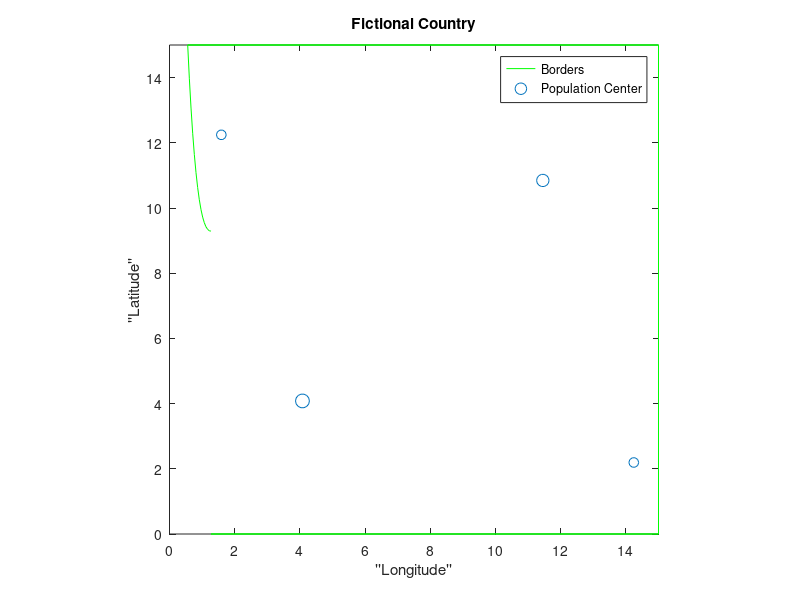

The MATLAB source for this figure: (Note: this script raises an error after producing the figure.)
clc; clear; close all

%% Defining the Coast

% Coefficients of polynomial that define the coastline have been
% predetermined (totally arbitrary, but still predetermined)
coastCoeff = load("coastPolyCoeffs.mat");
alphaStar = coastCoeff.alphaStar;

%The 5th-order polynomial that will define our coast:
coast_line = @(x) alphaStar(1,:) + alphaStar(2,:).*x + alphaStar(3,:).*x.^2 + alphaStar(4,:).*x.^3 ...
    + alphaStar(5,:).*x.^4 + alphaStar(6,:).*x.^5;

%coast_line = @(x) -x+15

upper_bound = 15;
lower_bound = 0;
right_bound = 15;

options = optimset('Display','off');
x_bounds = [0 right_bound];
x_bounds = max(x_bounds, fsolve((@(x) (coast_line(x) - upper_bound)),0,options));
x_bounds = min(x_bounds, fsolve((@(x) (coast_line(x) - lower_bound)),0, options));

fplot(coast_line, x_bounds,'g');
hold on

%%% Defining the borders of the country (just straight lines)

%Define upper border as straight line:
x1 = linspace(x_bounds(1), right_bound,2);
y1 = upper_bound.*ones(length(x1));
plot(x1,y1,'g','HandleVisibility','off')

%Define lower border as straight line:
x2 = linspace(x_bounds(2),right_bound ,2);
y2 = lower_bound.*ones(length(x2));
plot(x2,y2,'g','HandleVisibility','off')

%Define right side boarder as straight line:
xv = right_bound.*ones(2,1);
yv = linspace(lower_bound, upper_bound,length(xv));
plot(xv,yv,'g','HandleVisibility','off')


%% Plot some randomly selected population centers:
popCenters = [4.0783    4.0816;
              1.5899   12.2449;
              11.4516   10.8455;
             14.2416    2.1937;];

populations = [1000, 500, 800, 500];
scatter(popCenters(:,1),popCenters(:,2),populations/10,'b*')

%% Add some titles and labels
legend("Borders","Population Center")
title("Fictional Country")
xlabel("''Longitude''")
ylabel("''Latitude''")
axis([0 right_bound lower_bound upper_bound]) 
axis equal

%% Equation Params
local_weight = 1;
coastal_weight = 1;
pipe_K = 1;
gpm_per_head = 1;

%% Distance To Coast
syms x x0 y0
dist_coast = sqrt((x-x0).^2 + (coast_line(x)-y0).^2);
zeros_dist_cost = diff(dist_coast) == 0;
root_func = matlabFunction(diff(dist_coast));
min_x = solve(zeros_dist_cost,x, 'ReturnConditions',true);

dist_coast_func_helper = @(x,y,x0) sqrt((x0-x).^2 + (coast_line(x0)-y).^2);
dist_coast_func = @(x,y) dist_coast_func_helper(x,y,min_x_func_2(x,y,root_func,x_bounds,coast_line));
%dist_coast_func = @(x,y) dist_coast_func_helper(x,y,min_x_func(x,y,min_x,x_bounds));


%% Cost Functions
x_points = 100;
y_points = 100;
x = linspace(0,right_bound,x_points);
y = linspace(lower_bound,upper_bound,y_points);
[X,Y] = meshgrid(x,y);
coast_cost = zeros(y_points, x_points);

for i = 1:x_points
    for j = 1:y_points
        coast_cost(j,i) = dist_coast_func(x(i), y(j));
        fprintf("ij: (%d, %d), xy:(%0.2f, %0.2f), Dist: %f\n", i,j,x(i),y(j),coast_cost(j,i));
    end
end
%%
figure
hold on

surf(X,Y,coast_cost)
shading interp
xlim([0 right_bound])
ylim([lower_bound upper_bound])
title("Distance To Coast - Analytic (Slow)")
xlabel("''Longitude''")
ylabel("''Latitude''")


%% Discrete Model For Distance to Coast... So Much Easier
x_points = 500;
y_points = 500;
x = linspace(0,right_bound,x_points);
y = linspace(lower_bound,upper_bound,y_points);
[X,Y] = meshgrid(x,y);
x_coast = linspace(x_bounds(1), x_bounds(2), 1000);
coast_points = coast_line(x_coast);

coast_cost = zeros(x_points, y_points);

for i = 1:x_points
    for j = 1:y_points
        coast_cost(j,i) = min(sqrt((x(i)-x_coast).^2 + (y(j)-coast_points).^2));
    end
end

%% 

figure
hold on

surf(X,Y,coast_cost)
shading interp
xlim([0 right_bound])
ylim([lower_bound upper_bound])
title("Distance To Coast - Discrete (Fast)")
xlabel("''Longitude''")
ylabel("''Latitude''")

